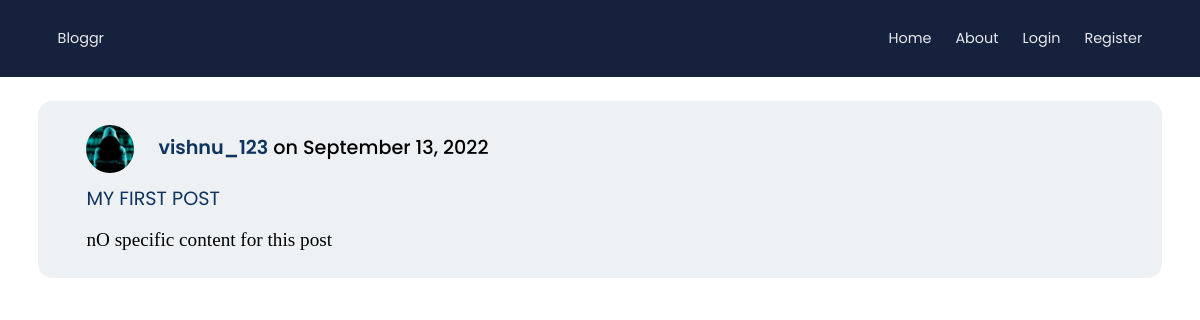
The page /post/22/ on the database its author committed.
### blog/models.py (models this page shows, shortened)
class Post(models.Model):
    title = models.CharField(max_length=100)
    content = models.TextField()
    date_posted = models.DateTimeField(default=timezone.now)
    author = models.ForeignKey(User, on_delete=models.CASCADE)

### users/models.py (models this page shows, shortened)
class Profile(models.Model):
    user = models.OneToOneField(User, on_delete=models.CASCADE)
    image = models.ImageField(default="default.png", upload_to="profile_pics")

### blog/views.py (the view)
# urls.py: path("post/<int:pk>/", views.PostDetailView.as_view(), name="post-detail"),
class PostDetailView(DetailView):
    model = Post

### blog/templates/blog/post_detail.html (shortened to what this page needs)
{% extends "blog/base.html" %}
{% block content %}
<div class="detail card">
  <div class="detail__info">
    <img class="detail__image" src="{{ object.author.profile.image.url }}" alt="profile" />
    <p class="detail__info-items"><a class="detail__author" href="{% url 'user-posts' object.author.username %}">{{ object.author }}</a> on {{ object.date_posted|date:"F d, Y" }}</p>
  </div>
  <h2 class="detail__title">
    <a href="#"> {{ object.title }} </a>
  </h2>
  <p class="detail__content">{{ object.content }}</p>
{% endblock content %}

### static/css/main.css (style rules this page uses)
:root { --color-primary: #16213e; --color-secondary: #0f3460; --color-secondary-light: ##e7ebef; --color-secondary-xtra-light: #eef1f4; --color-teritiary: #533483; --color-teritiary-light:#755d9c; --color-teritiary-xtra-light: #cbc2da; --color-pink: #e94560; --color-pink-light: #f07d90; --text-color-dark: var(--color-primary); --text-color-light: #e8e9ec; --font-family-heading: "Poppins", sans-serif; --font-family-paragraph: "Source Serif Pro", serif; --nav-height: 6.4rem; --footer-height: 2.4rem; --list-gap: 2rem; --paddingX-lg: 4.8rem; --paddingX-sm: 3.2rem; --shadow-md: 0 4px 6px -1px rgb(0 0 0 / 0.1), 0 2px 4px -2px rgb(0 0 0 / 0.1); --shadow-lg: 0 10px 15px -3px rgb(0 0 0 / 0.1), 0 4px 6px -4px rgb(0 0 0 / 0.1); }
*, *::after, *::before { margin: 0; padding: 0; box-sizing: inherit; }
@media (max-width: 106.25em) { html { font-size: 75%; } }
body { box-sizing: border-box; min-height: 100vh; text-rendering: optimizeSpeed; font-size: 1.6rem; line-height: 1.5; font-family: var(--font-family-paragraph); }
body h1, body h2, body h3, body h4, body h5 { font-family: var(--font-family-heading); }
a { text-decoration: none; color: inherit; }
img, picture { max-width: 100%; display: block; object-fit: contain; }
.card { padding: 2rem 4rem; background-color: var(--color-secondary-xtra-light); border-radius: 1.2rem; }
.detail { display: flex; flex-direction: column; align-items: center; justify-content: center; gap: 1rem; align-items: flex-start; font-size: 1.6rem; }
.detail__info { display: flex; flex-direction: row; align-items: center; justify-content: center; gap: var(--list-gap); font-family: var(--font-family-heading); }
.detail__info-items { font-weight: 500; }
.detail__author { font-weight: 600; color: var(--color-secondary); }
.detail__title { color: var(--color-secondary); }
.detail__image { width: 4rem; height: 4rem; border-radius: 50%; }

### rows shown on the page
Post: author.profile.image (placeholder picture), author "vishnu_123", date_posted "September 13, 2022", title "MY FIRST POST", content "nO specific content for this post"
